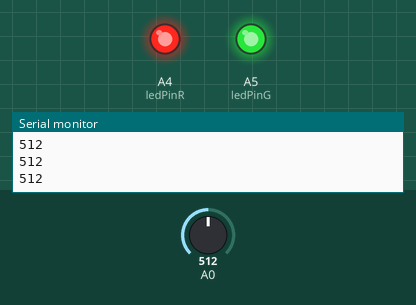
Recording of a sketch running on a simulated Arduino Uno, built with avr-gcc and run on an emulated ATmega328P. On the bench: output pins drawn as LEDs (lit = HIGH), the last lines printed to the serial monitor. The inputs (shaded band) are chosen by the test bench; at power-on: A0 = 512.

Above: at 1.2 s.
1.3 s: A0 set to 467
2.8 s: A0 set to 439
At 3.7 s:
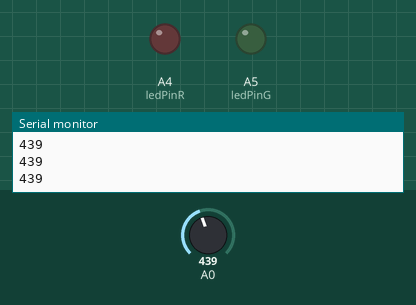
4.3 s: A0 set to 771
At 5.1 s:
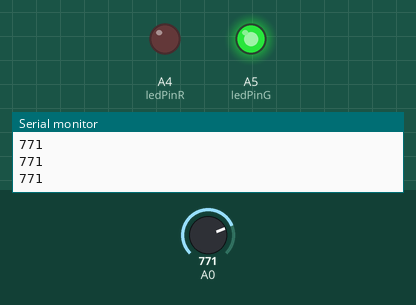
5.9 s: A0 set to 745
At 6.3 s:
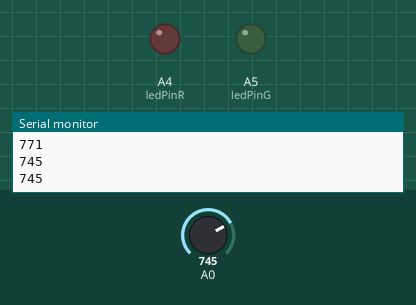
7.5 s: A0 set to 960
At 8.8 s:
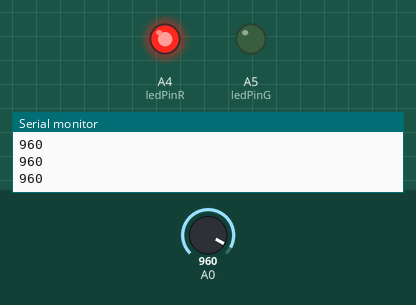
9.1 s: A0 set to 952
At 10.2 s:
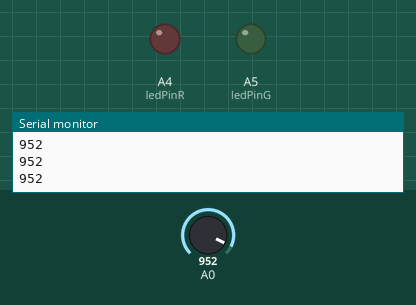
Timing chart, 0 to 11.7 s (numbered marks = the images above; inputs shaded):
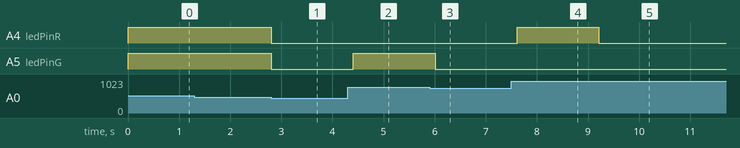

Measured:
- the behaviour switches between 451 and 450 on A0 (found by bisection; images 0 and 1)
- the behaviour switches between 761 and 760 on A0 (found by bisection; images 2 and 3)
- the behaviour switches between 953 and 952 on A0 (found by bisection; images 4 and 5)
- after the input at 2.8 s, A4 (ledPinR), A5 (ledPinG): HIGH → LOW at once
- after the input at 4.3 s, A5 (ledPinG): LOW → HIGH after 0.11 s
- after the input at 5.9 s, A5 (ledPinG): HIGH → LOW after 0.11 s
- after the input at 7.5 s, A4 (ledPinR): LOW → HIGH after 0.11 s
- after the input at 9.1 s, A4 (ledPinR): HIGH → LOW after 0.11 s

The sketch:

turn_on_light_with_multiple_analog_button.ino
```cpp
#define ledPinR A4
#define ledPinG A5


int buttonValue = 0;

void setup() {
  // put your setup code here, to run once:
  pinMode(ledPinR, OUTPUT);
  pinMode(ledPinG, OUTPUT);
  Serial.begin(9600);
}

void loop() {
  // put your main code here, to run repeatedly:
  buttonValue = analogRead(A0);
  Serial.println(buttonValue);
  if (buttonValue >= 953 && buttonValue <= 1000  ) {
    digitalWrite(ledPinR, HIGH);
  } else if (buttonValue >= 761 && buttonValue <= 950 ) {
    digitalWrite(ledPinG, HIGH);
  } else if (buttonValue >= 451 && buttonValue <= 700 ) {
    digitalWrite(ledPinR, HIGH);
    digitalWrite(ledPinG, HIGH);
  } else {
    digitalWrite(ledPinR, LOW);
    digitalWrite(ledPinG, LOW);


  }
  delay(200);

}
```
